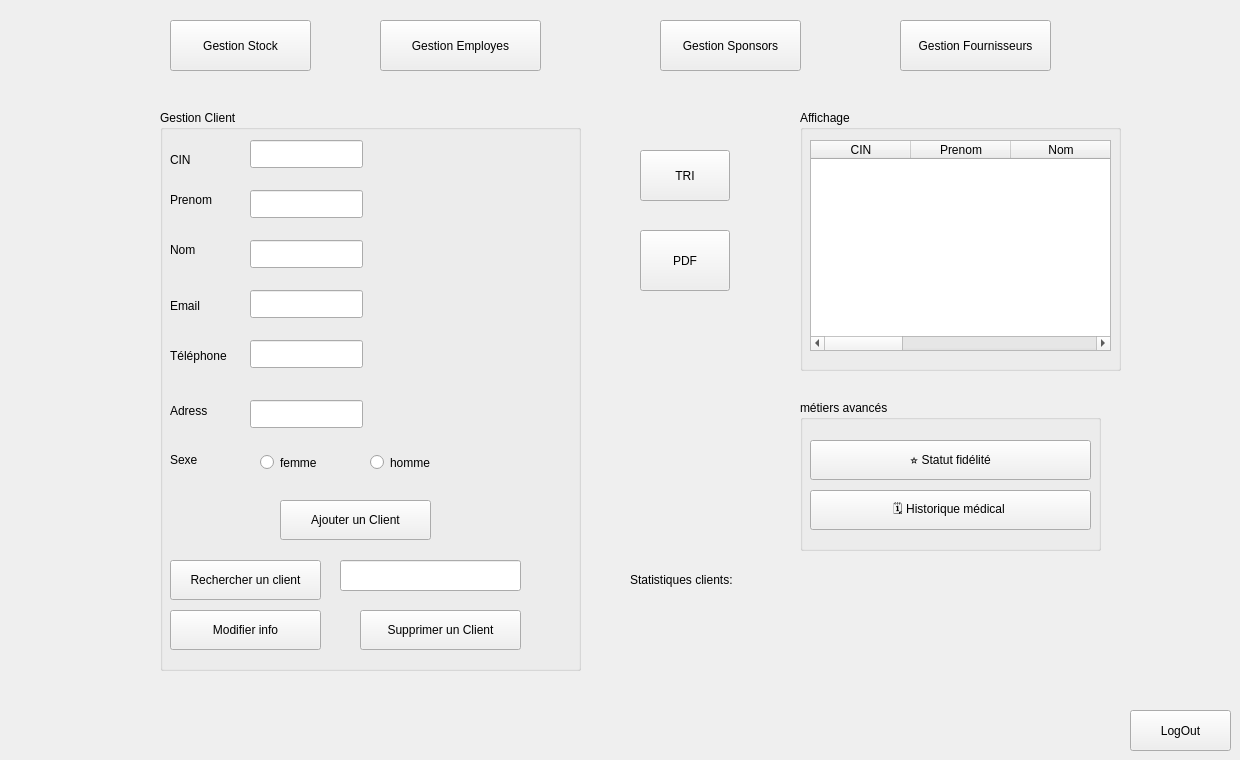
    <widget class="QWidget" name="page_2">
     <widget class="QPushButton" name="btnBack_PageClients">
      <property name="geometry">
       <rect>
        <x>1130</x>
        <y>710</y>
        <width>101</width>
        <height>41</height>
       </rect>
      </property>
      <property name="text">
       <string>LogOut</string>
      </property>
     </widget>
     <widget class="QLabel" name="label_59">
      <property name="geometry">
       <rect>
        <x>480</x>
        <y>370</y>
        <width>251</width>
        <height>71</height>
       </rect>
      </property>
      <property name="text">
       <string/>
      </property>
      <property name="pixmap">
       <pixmap>../../../../../Downloads/icone-statistique-fond-clair-symbole-donnees-entreprise-graphique-analysant-analytique-contour-plat_.png</pixmap>
      </property>
      <property name="scaledContents">
       <bool>true</bool>
      </property>
     </widget>
     <widget class="QLabel" name="label_58">
      <property name="geometry">
       <rect>
        <x>630</x>
        <y>570</y>
        <width>171</width>
        <height>20</height>
       </rect>
      </property>
      <property name="text">
       <string>Statistiques clients:</string>
      </property>
     </widget>
     <widget class="QGroupBox" name="groupBox">
      <property name="geometry">
       <rect>
        <x>160</x>
        <y>110</y>
        <width>421</width>
        <height>561</height>
       </rect>
      </property>
      <property name="title">
       <string>Gestion Client</string>
      </property>
      <widget class="QLabel" name="label_9">
       <property name="geometry">
        <rect>
         <x>10</x>
         <y>40</y>
         <width>63</width>
         <height>20</height>
        </rect>
       </property>
       <property name="text">
        <string>CIN</string>
       </property>
      </widget>
      <widget class="QLabel" name="label_12">
       <property name="geometry">
        <rect>
         <x>10</x>
         <y>80</y>
         <width>63</width>
         <height>20</height>
        </rect>
       </property>
       <property name="text">
        <string>Prenom</string>
       </property>
      </widget>
      <widget class="QLabel" name="label_13">
       <property name="geometry">
        <rect>
         <x>10</x>
         <y>130</y>
         <width>63</width>
         <height>20</height>
        </rect>
       </property>
       <property name="text">
        <string>Nom</string>
       </property>
      </widget>
      <widget class="QLabel" name="label_14">
       <property name="geometry">
        <rect>
         <x>10</x>
         <y>180</y>
         <width>71</width>
         <height>31</height>
        </rect>
       </property>
       <property name="text">
        <string>Email </string>
       </property>
      </widget>
      <widget class="QLabel" name="label_15">
       <property name="geometry">
        <rect>
         <x>10</x>
         <y>290</y>
         <width>71</width>
         <height>21</height>
        </rect>
       </property>
       <property name="text">
        <string>Adress</string>
       </property>
      </widget>
      <widget class="QLineEdit" name="lineEdit_6">
       <property name="geometry">
        <rect>
         <x>90</x>
         <y>30</y>
         <width>113</width>
         <height>28</height>
        </rect>
       </property>
      </widget>
      <widget class="QLineEdit" name="lineEdit_7">
       <property name="geometry">
        <rect>
         <x>90</x>
         <y>80</y>
         <width>113</width>
         <height>28</height>
        </rect>
       </property>
      </widget>
      <widget class="QLineEdit" name="lineEdit_8">
       <property name="geometry">
        <rect>
         <x>90</x>
         <y>130</y>
         <width>113</width>
         <height>28</height>
        </rect>
       </property>
      </widget>
      <widget class="QLineEdit" name="lineEdit_9">
       <property name="geometry">
        <rect>
         <x>90</x>
         <y>180</y>
         <width>113</width>
         <height>28</height>
        </rect>
       </property>
      </widget>
      <widget class="QLineEdit" name="lineEdit_10">
       <property name="geometry">
        <rect>
         <x>90</x>
         <y>230</y>
         <width>113</width>
         <height>28</height>
        </rect>
       </property>
      </widget>
      <widget class="QLabel" name="label_16">
       <property name="geometry">
        <rect>
         <x>10</x>
         <y>230</y>
         <width>71</width>
         <height>31</height>
        </rect>
       </property>
       <property name="text">
        <string>Téléphone</string>
       </property>
      </widget>
      <widget class="QPushButton" name="pushButton_7">
       <property name="geometry">
        <rect>
         <x>120</x>
         <y>390</y>
         <width>151</width>
         <height>40</height>
        </rect>
       </property>
       <property name="text">
        <string>Ajouter un Client</string>
       </property>
      </widget>
      <widget class="QPushButton" name="pushButton_8">
       <property name="geometry">
        <rect>
         <x>200</x>
         <y>500</y>
         <width>161</width>
         <height>40</height>
        </rect>
       </property>
       <property name="text">
        <string>Supprimer un Client</string>
       </property>
      </widget>
      <widget class="QPushButton" name="pushButton_9">
       <property name="geometry">
        <rect>
         <x>10</x>
         <y>500</y>
         <width>151</width>
         <height>40</height>
        </rect>
       </property>
       <property name="text">
        <string>Modifier info</string>
       </property>
      </widget>
      <widget class="QPushButton" name="pushButton_10">
       <property name="geometry">
        <rect>
         <x>10</x>
         <y>450</y>
         <width>151</width>
         <height>40</height>
        </rect>
       </property>
       <property name="text">
        <string>Rechercher un client</string>
       </property>
      </widget>
      <widget class="QLineEdit" name="lineEdit_11">
       <property name="geometry">
        <rect>
         <x>180</x>
         <y>450</y>
         <width>181</width>
         <height>31</height>
        </rect>
       </property>
      </widget>
      <widget class="QLineEdit" name="lineEdit_29">
       <property name="geometry">
        <rect>
         <x>90</x>
         <y>290</y>
         <width>113</width>
         <height>28</height>
        </rect>
       </property>
      </widget>
      <widget class="QRadioButton" name="radioButton_4">
       <property name="geometry">
        <rect>
         <x>100</x>
         <y>340</y>
         <width>111</width>
         <height>25</height>
        </rect>
       </property>
       <property name="text">
        <string>femme</string>
       </property>
      </widget>
      <widget class="QRadioButton" name="radioButton_5">
       <property name="geometry">
        <rect>
         <x>210</x>
         <y>340</y>
         <width>111</width>
         <height>25</height>
        </rect>
       </property>
       <property name="text">
        <string>homme</string>
       </property>
      </widget>
      <widget class="QLabel" name="label_28">
       <property name="geometry">
        <rect>
         <x>10</x>
         <y>340</y>
         <width>63</width>
         <height>20</height>
        </rect>
       </property>
       <property name="text">
        <string>Sexe </string>
       </property>
      </widget>
     </widget>
     <widget class="QGroupBox" name="groupBox_2">
      <property name="geometry">
       <rect>
        <x>800</x>
        <y>110</y>
        <width>321</width>
        <height>261</height>
       </rect>
      </property>
      <property name="title">
       <string>Affichage</string>
      </property>
      <widget class="QTableWidget" name="tableWidget_5">
       <property name="geometry">
        <rect>
         <x>10</x>
         <y>30</y>
         <width>301</width>
         <height>211</height>
        </rect>
       </property>
       <column>
        <property name="text">
         <string>CIN</string>
        </property>
       </column>
       <column>
        <property name="text">
         <string>Prenom</string>
        </property>
       </column>
       <column>
        <property name="text">
         <string>Nom</string>
        </property>
       </column>
       <column>
        <property name="text">
         <string>Email</string>
        </property>
       </column>
       <column>
        <property name="text">
         <string>Telephone</string>
        </property>
       </column>
       <column>
        <property name="text">
         <string>Adresse</string>
        </property>
       </column>
       <column>
        <property name="text">
         <string>Sexe</string>
        </property>
       </column>
      </widget>
     </widget>
     <widget class="QPushButton" name="btnGestionStock_PageClients">
      <property name="geometry">
       <rect>
        <x>170</x>
        <y>20</y>
        <width>141</width>
        <height>51</height>
       </rect>
      </property>
      <property name="text">
       <string>Gestion Stock</string>
      </property>
     </widget>
     <widget class="QPushButton" name="btnGestionEmployes_PageClients">
      <property name="geometry">
       <rect>
        <x>380</x>
        <y>20</y>
        <width>161</width>
        <height>51</height>
       </rect>
      </property>
      <property name="text">
       <string>Gestion Employes</string>
      </property>
     </widget>
     <widget class="QPushButton" name="btnGestionSponsors_PageClients">
      <property name="geometry">
       <rect>
        <x>660</x>
        <y>20</y>
        <width>141</width>
        <height>51</height>
       </rect>
      </property>
      <property name="text">
       <string>Gestion Sponsors</string>
      </property>
     </widget>
     <widget class="QPushButton" name="btnGestionFournisseurs_PageClients">
      <property name="geometry">
       <rect>
        <x>900</x>
        <y>20</y>
        <width>151</width>
        <height>51</height>
       </rect>
      </property>
      <property name="text">
       <string>Gestion Fournisseurs</string>
      </property>
     </widget>
     <widget class="QPushButton" name="pushButton_11">
      <property name="geometry">
       <rect>
        <x>640</x>
        <y>150</y>
        <width>90</width>
        <height>51</height>
       </rect>
      </property>
      <property name="text">
       <string>TRI</string>
      </property>
     </widget>
     <widget class="QPushButton" name="pushButton_33">
      <property name="geometry">
       <rect>
        <x>640</x>
        <y>230</y>
        <width>90</width>
        <height>61</height>
       </rect>
      </property>
      <property name="text">
       <string>PDF</string>
      </property>
     </widget>
     <widget class="QGroupBox" name="groupBox_12">
      <property name="geometry">
       <rect>
        <x>800</x>
        <y>400</y>
        <width>301</width>
        <height>151</height>
       </rect>
      </property>
      <property name="title">
       <string>métiers avancés</string>
      </property>
      <widget class="QPushButton" name="pushButton_12">
       <property name="geometry">
        <rect>
         <x>10</x>
         <y>40</y>
         <width>281</width>
         <height>40</height>
        </rect>
       </property>
       <property name="text">
        <string>⭐ Statut fidélité</string>
       </property>
      </widget>
      <widget class="QPushButton" name="pushButton_13">
       <property name="geometry">
        <rect>
         <x>10</x>
         <y>90</y>
         <width>281</width>
         <height>40</height>
        </rect>
       </property>
       <property name="text">
        <string>🗓️ Historique médical </string>
       </property>
      </widget>
     </widget>
     <widget class="QLabel" name="label_statBackground">
      <property name="geometry">
       <rect>
        <x>810</x>
        <y>610</y>
        <width>141</width>
        <height>71</height>
       </rect>
      </property>
      <property name="text">
       <string/>
      </property>
      <property name="pixmap">
       <pixmap resource="../../gestion_stocky/resoources.qrc">:/images/stat.jpg</pixmap>
      </property>
      <property name="scaledContents">
       <bool>true</bool>
      </property>
     </widget>
    </widget>
